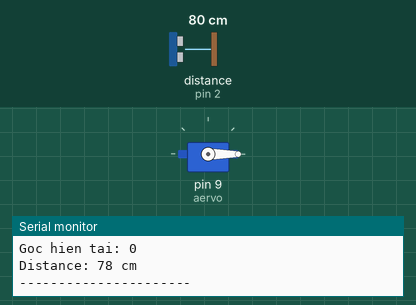
Simulated run of this sketch. Board: Arduino Uno, built with avr-gcc and run on an emulated ATmega328P. Shown: servo, the last lines printed to the serial monitor. Wiring (inferred from the names in the program): ultrasonic range finder: trigger pin 4; echo pin 2. The test bench sets the inputs (shaded band); at power-on: distance to the obstacle (sensor on pin 2) 80 cm. The echo pulse lasts 58.3 µs per cm.

Above: at 1.8 s.
1.9 s: distance to the obstacle (sensor on pin 2) set to 53 cm
3.4 s: distance to the obstacle (sensor on pin 2) set to 46 cm
At 5.2 s:
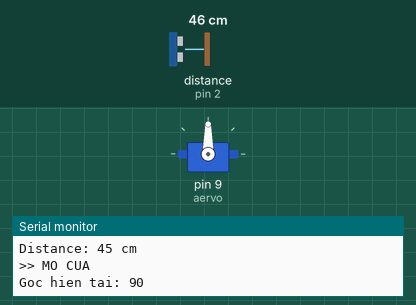
5.5 s: distance to the obstacle (sensor on pin 2) set to 60 cm
At 9.4 s:
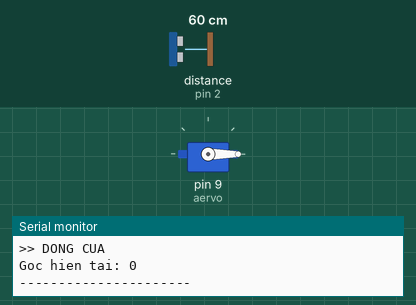
9.6 s: distance to the obstacle (sensor on pin 2) set to 9 cm
At 10.7 s:
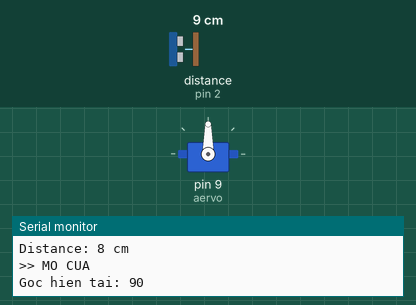
Timing chart, 0 to 12.5 s (numbered marks = the images above; inputs shaded):
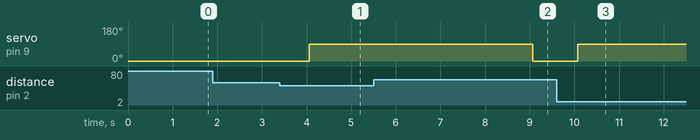

The sketch:

ver1thungrac.ino
```cpp
#include <Servo.h>

int aervo = 9;
int goc;

Servo servo;

const int trigPin = 4;
const int echoPin = 2;


long duration;
long distance;

bool doorOpen = false;
bool first = false;

long getDistance() {
  digitalWrite(trigPin, LOW);
  delayMicroseconds(2);
  digitalWrite(trigPin, HIGH);
  delayMicroseconds(10);
  digitalWrite(trigPin, LOW);

  duration = pulseIn(echoPin, HIGH, 30000);

  if (duration == 0) {
    Serial.println("Khong co vat can trong tam -> coi nhu xa");
    return 999;
  }

  long d = duration * 0.034 / 2;

  Serial.print("Distance: ");
  Serial.print(d);
  Serial.println(" cm");

  return d;
}

// Đóng cửa
void resetdoor() {
  Serial.println(">> DONG CUA");
  servo.write(0);
  goc = servo.read();
  Serial.print("Goc hien tai: ");
  Serial.println(goc);
  doorOpen = false;
}

// Mở cửa
void opendoor() {
  Serial.println(">> MO CUA");
  servo.write(90);
  goc = servo.read();
  Serial.print("Goc hien tai: ");
  Serial.println(goc);
  doorOpen = true;

  delay(5000);

  // Giữ mở nếu vẫn còn vật
  while (true) {
    distance = getDistance();
    if (distance >= 50) break;

    Serial.println("Vat van o gan -> Giu mo");
    delay(1000);
  }

  resetdoor();
}

// Kiểm tra hợp lệ
bool validDistance() {
  if(distance > 5 && distance < 50) return true;
  else return false;
}

void setup() {
  servo.attach(aervo);
  pinMode(trigPin, OUTPUT);
  pinMode(echoPin, INPUT);

  Serial.begin(9600);
  Serial.println("=== HE THONG BAT DAU ===");
}

void loop() {
  if (!first) resetdoor();
  distance = getDistance();

  if(validDistance() && !doorOpen) {
    opendoor();
  }

  Serial.println("----------------------");
  delay(1000);
}
```

Measured:
- the behaviour switches between 51 and 50 cm on distance to the obstacle (sensor on pin 2) (found by bisection; images 0 and 1)
- after the input at 3.4 s, servo on pin 9 (aervo): 0° → 90° after 0.66 s
- after the input at 5.5 s, servo on pin 9 (aervo): 90° → 0° after 3.6 s
- after the input at 9.6 s, servo on pin 9 (aervo): 0° → 90° after 0.48 s
